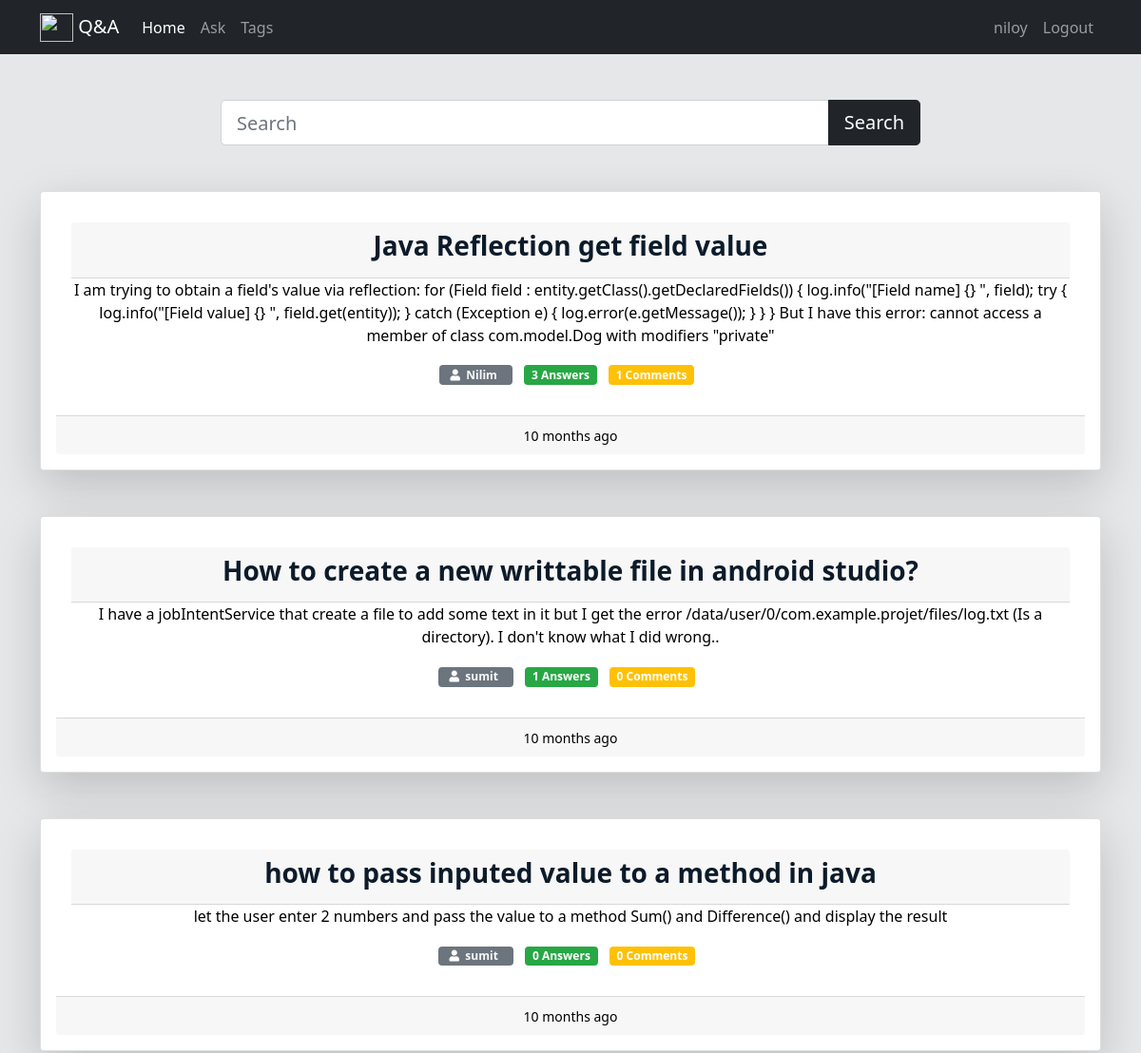
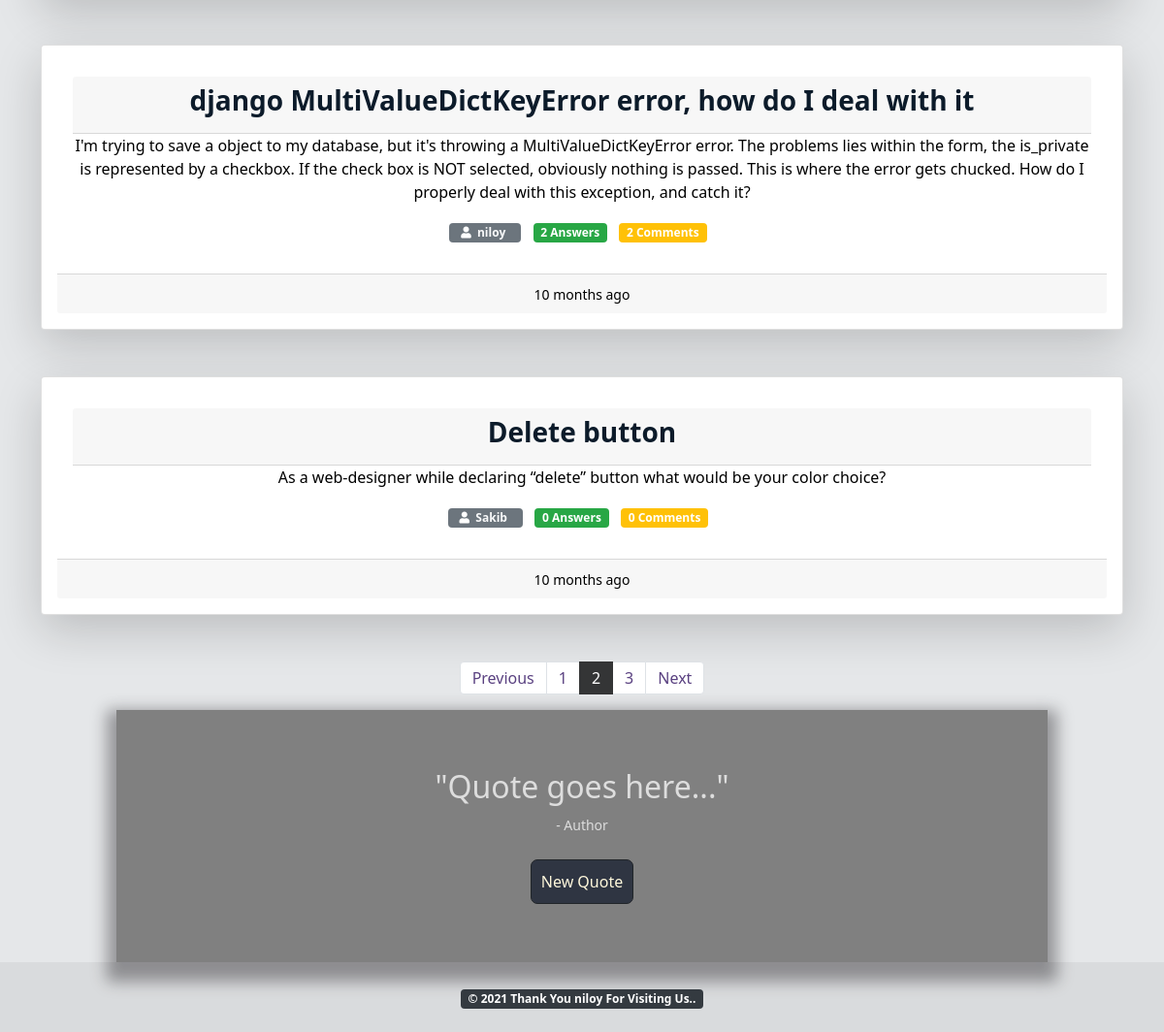
Page /?page=2 (signed in) on the committed database (2 pictures, top to bottom).
### athreg/models.py (models this page shows, shortened)
class Question(models.Model):
    user=models.ForeignKey(User,on_delete=models.CASCADE)
    q_title=models.CharField(max_length=300)
    detail=models.TextField()
    tags=models.TextField(default='')
    add_time=models.DateTimeField(auto_now_add=True)

### athreg/views.py (the view)
# urls.py: 2. Add a URL to urlpatterns:  path('', views.home, name='home')
@login_required(login_url='login')
def home(request):
    if 'q' in request.GET:
        q=request.GET['q']
        quests=Question.objects.annotate(total_comments=Count('answer__comment')).filter(q_title__icontains=q).order_by('-add_time')
    else:
        quests=Question.objects.annotate(total_comments=Count('answer__comment')).all().order_by('-add_time')
    paginator=Paginator(quests,5)
    page_num=request.GET.get('page',1)
    quests=paginator.page(page_num)
    return render(request,'main.html',{"quests":quests})

### athreg/templates/main.html (shortened to what this page needs)
{% load static %}
{% load humanize %}
<!DOCTYPE html>
<html lang="en">
<head>
  <link href="https://cdn.jsdelivr.net/npm/bootstrap@5.0.0/dist/css/bootstrap.min.css" rel="stylesheet">
  <link href="https://maxcdn.bootstrapcdn.com/font-awesome/4.7.0/css/font-awesome.min.css" rel="stylesheet"/>
  <link rel="stylesheet" href="https://cdn.jsdelivr.net/npm/bootstrap@4.5.3/dist/css/bootstrap.min.css">
  <link rel="stylesheet" href="% static '/animatecss/animate.min.css' %">
  <link rel="stylesheet" href="{% static 'bootstrap.min.css' %}">
  <link rel="stylesheet" href="https://use.fontawesome.com/releases/v5.6.1/css/all.css">
  <link href="https://cdn.jsdelivr.net/npm/bootstrap@5.0.0/dist/css/bootstrap.min.css" rel="stylesheet">
</head>
<body>
  <nav class="navbar navbar-expand-lg navbar-dark bg-dark">
    <div class="container">
      <a class="navbar-brand" href="/"><img src="https://images.vexels.com/media/users/3/152347/isolated/preview/27304b9b14ce9bd8a28ca637ed92070e-blue-circle-question-mark-icon-by-vexels.png" alt="" width="35" height="30" class="d-inline-block align-text-top">
        Q&A</a>
      <div class="collapse navbar-collapse" id="navbarNav">
        <ul class="navbar-nav" >
            <li class="nav-item active">
              <a class="nav-link" href="/">Home</a>
            </li>
            <li class="nav-item">
              <a class="nav-link" href="{% url 'ask-question' %}">Ask</a>
            </li>
            <li class="nav-item">
              <a class="nav-link" href="/tags/">Tags</a>
            </li>
        </ul>
        <ul class="navbar-nav ms-auto">
          <li class="nav-item">
            <a class="nav-link" href="/profileinfo/">{{request.user}}</a>
          </li>
          <li class="nav-item">
            <a class="nav-link" href="{% url 'logout' %}">Logout</a>
          </li>
        </ul>
      </div>
    </div>
  </nav>
  <div class="container py-5">
      <div class="row">
        <div class="col-md-8 offset-2">
          <form>
            <div class="input-group">
              <input type="text" name="q" class="form-control form-control-lg" style{color:blue;} placeholder="Search" />
            <button class="btn btn-dark btn-lg" type="submit" id="button-addon2">Search</button>
          </div>
        </form>
        </div>
      </div>
  </div>
  <div class="container" id="qbox"  >
    {% for quest in quests %}
    <div class="card mb-5 shadow-lg p-3 mb-5 bg-white ">
      <div class="card-body">
        <div class="card-header">
          <h3 class="card-title"><a href="/detail/{{quest.id}}"><b>{{quest.q_title}}</b></a></h3>
        </div>
        <p class="card-text">{{quest.detail}}</p>
        <p>
           <span class="badge badge-secondary"><i class="fas fa-user ml-1"></i>&nbsp<a href="/otheruser/{{quest.user.username}}" class="mr-2 text-light"> {{quest.user.username}}</a></span>
            <span class="mr-2 badge badge-success answer-click">{{quest.answer_set.count}} Answers</span>
            <span class="mr-2 badge badge-warning">{{quest.total_comments}} Comments</span>
        </p>
      </div>
      <div class="card-footer">
        <small>{{quest.add_time|naturaltime}}</small>
    </div>
    </div>
    {% endfor %}
  </div>
  <nav aria-label="Page navigation example" >
    <ul class="pagination justify-content-center">
      {% if quests.has_previous %}
      <li class="page-item">
        <a class="page-link" href="?page={{quests.previous_page_number}}">Previous</a>
      </li>
      {% endif %}
      {% for i in quests.paginator.page_range %}
        {% if quests.number == i %}
          <li class="page-item active"><a class="page-link" href="#">{{i}}</a></li>
        {% else %}
          <li class="page-item"><a class="page-link" href="?page={{i}}">{{i}}</a></li>
        {% endif %}
      {% endfor %}
      {% if quests.has_next %}
      <li class="page-item">
        <a class="page-link" href="?page={{quests.next_page_number}}">Next</a>
      </li>
      {% endif %}
    </ul>
  </nav>
  <div class="containerr">
    <div class="quote-box">
      <h2 id="quote">"Quote goes here..."</h2>
      <small id="author">- Author</small>
    </div>
    <br>
    <button id="btn" class="btn btn-dark"style="background: #2f3542;color: cornsilk;padding: 10px; border-radius: 7px!important;">New Quote</button>
  </div>
  <footer>
    <div class="text-center p-4" style="background-color: rgba(0, 0, 0, 0.05);">
        <span class="badge badge-dark ">© 2021 Thank You {{request.user.username}}  For Visiting Us..</span>
    </div>
  </footer>
</body>
</html>

### athreg/templates/main.html (style rules this page uses)
body, html { margin: 0; padding: 0; height: 100%; background: #E5E7E9 !important; }
a:link { color: #0c1b2a; background-color: transparent; text-decoration: none; }
.pagination > li > a { background-color: white; color: #5A4181; }
.pagination > .active > a { color: white; background-color: #343536 !Important; border: solid 1px #343536 !Important; }
#qbox { color:black;text-align:center;border-radius: 20%!important; }
.containerr { background-color: gray; color: #ddd; padding: 5%; text-align: center; width: 80%; margin: auto; box-shadow: 0px 10px 15px 10px rgba(30, 27, 32, 0.4); }

### rows in the picture
Question: q_title "Java Reflection get field value", detail "I am trying to obtain a field's value via reflection: for (Field field : entity.getClass().getDeclaredFields()) { log.info(\"[Field name] {} \", field); try { log.info(\"[Field value] {} \", field.get(entity)); } catch (Exception e) { log.error(e.getMessage()); } } } But I have this error: cannot access a member of class com.model.Dog with modifiers \"private\"", user.username "Nilim", answer_set.count "3", total_comments "1", add_time "10 months ago"
Question: q_title "How to create a new writtable file in android studio?", detail "I have a jobIntentService that create a file to add some text in it but I get the error /data/user/0/com.example.projet/files/log.txt (Is a directory). I don't know what I did wrong..", user.username "sumit", answer_set.count "1", total_comments "0", add_time "10 months ago"
Question: q_title "how to pass inputed value to a method in java", detail "let the user enter 2 numbers and pass the value to a method Sum() and Difference() and display the result", user.username "sumit", answer_set.count "0", total_comments "0", add_time "10 months ago"
Question: q_title "django MultiValueDictKeyError error, how do I deal with it", detail "I'm trying to save a object to my database, but it's throwing a MultiValueDictKeyError error. The problems lies within the form, the is_private is represented by a checkbox. If the check box is NOT selected, obviously nothing is passed. This is where the error gets chucked. How do I properly deal with this exception, and catch it?", user.username "niloy", answer_set.count "2", total_comments "2", add_time "10 months ago"
Question: q_title "Delete button", detail "As a web-designer while declaring “delete” button what would be your color choice?", user.username "Sakib", answer_set.count "0", total_comments "0", add_time "10 months ago"

### other values in the picture
{{ request.user }} "niloy"
{{ i }} "1" "3"
{{ i }} "2"
{{ request.user.username }} "niloy"
